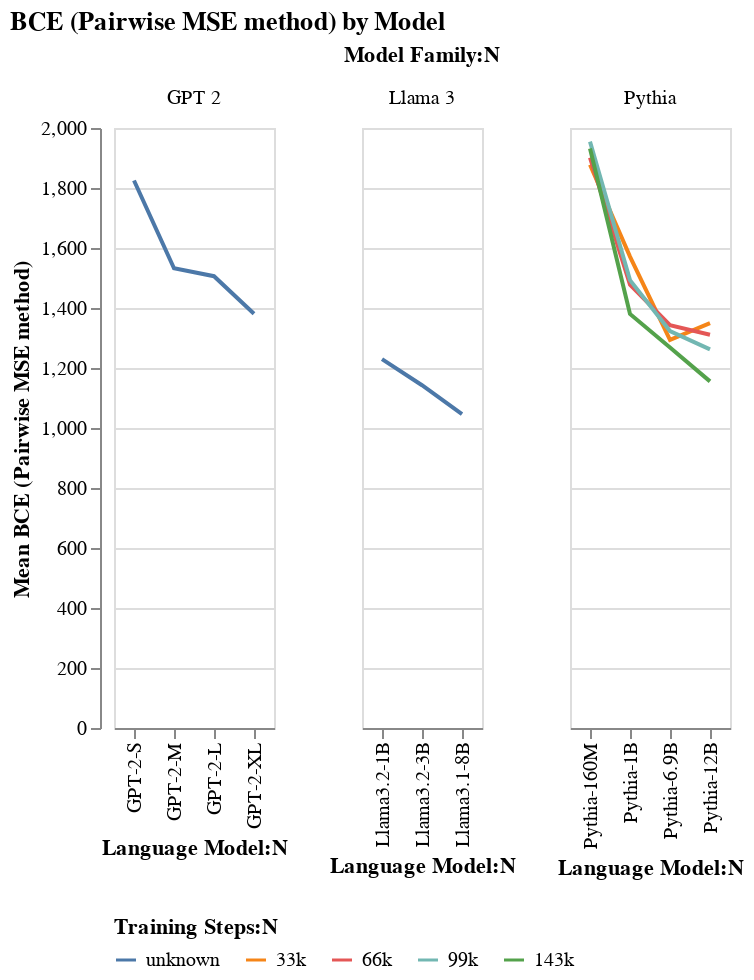

Notebook source saved alongside this figure:
### Markdown cell above
## Define a visualization config and visualize the data

src.visualizer provides a very simple interface for quickly visualizing lots of data by describing which column to map to which plotting element.

### Code cell
config = VisualisationConfig(
    plot_fn=alt.Chart.mark_line,
    fig_title="BCE (Pairwise MSE method) by Model",
    x_category="Language Model:N",
    y_category="mean(BCE (Pairwise MSE)):Q",
    color_category="Training Steps:N",
    facet_category="Model Family:N",
    tooltip_fields=[
        alt.Tooltip("Language Model:N", title="Model"),
        alt.Tooltip("Model Family:N", title="Family"),
        alt.Tooltip("mean(BCE (Pairwise MSE)):Q", title="Mean BCE", format=".3f"),
        alt.Tooltip("median():Q", title="Median", format=".3f"),
        alt.Tooltip("mean():Q", title="Mean", format=".3f"),
        alt.Tooltip("count():Q", title="Count", format="d"),
    ],
    titles={
        "mean(BCE (Pairwise MSE)):Q": "Mean BCE (Pairwise MSE method)",
        "model_name": "Language Model",
    },
    chart_properties={"resolve": {"scale": {"x": "independent", "y": "shared"}}},
    legend_config={"columns": 5, "orient": "bottom"},
)

chart_mse = visualize(bce_mse_analyzer.df, config=config)

chart_mse.show()

### Figure 1 — Vega specification as saved in the notebook (floating-point values rounded to 4 significant figures)
{"$schema": "https://vega.github.io/schema/vega/v5.json", "data": [{"name": "source_0", "values": [{"Language Model": "GPT-2-S", "Training Steps": "unknown", "Model Family": "GPT 2", "mean_BCE (Pairwise MSE)": 1825.0, "__count": 4630}, {"Language Model": "GPT-2-M", "Training Steps": "unknown", "Model Family": "GPT 2", "mean_BCE (Pairwise MSE)": 1532.0, "__count": 4630}, {"Language Model": "GPT-2-L", "Training Steps": "unknown", "Model Family": "GPT 2", "mean_BCE (Pairwise MSE)": 1506.0, "__count": 4630}, {"Language Model": "GPT-2-XL", "Training Steps": "unknown", "Model Family": "GPT 2", "mean_BCE (Pairwise MSE)": 1381.0, "__count": 4630}, {"Language Model": "Llama3.2-1B", "Training Steps": "unknown", "Model Family": "Llama 3", "mean_BCE (Pairwise MSE)": 1230.0, "__count": 4630}, {"Language Model": "Llama3.2-3B", "Training Steps": "unknown", "Model Family": "Llama 3", "mean_BCE (Pairwise MSE)": 1143.0, "__count": 4630}, {"Language Model": "Llama3.1-8B", "Training Steps": "unknown", "Model Family": "Llama 3", "mean_BCE (Pairwise MSE)": 1046.0, "__count": 4630}, {"Language Model": "Pythia-160M", "Training Steps": "33k", "Model Family": "Pythia", "mean_BCE (Pairwise MSE)": 1877.0, "__count": 4630}, {"Language Model": "Pythia-160M", "Training Steps": "66k", "Model Family": "Pythia", "mean_BCE (Pairwise MSE)": 1901.0, "__count": 4630}, {"Language Model": "Pythia-160M", "Training Steps": "99k", "Model Family": "Pythia", "mean_BCE (Pairwise MSE)": 1955.0, "__count": 4630}, {"Language Model": "Pythia-160M", "Training Steps": "143k", "Model Family": "Pythia", "mean_BCE (Pairwise MSE)": 1931.0, "__count": 4630}, {"Language Model": "Pythia-1B", "Training Steps": "33k", "Model Family": "Pythia", "mean_BCE (Pairwise MSE)": 1571.0, "__count": 4630}, {"Language Model": "Pythia-1B", "Training Steps": "66k", "Model Family": "Pythia", "mean_BCE (Pairwise MSE)": 1478.0, "__count": 4630}, {"Language Model": "Pythia-1B", "Training Steps": "99k", "Model Family": "Pythia", "mean_BCE (Pairwise MSE)": 1493.0, "__count": 4630}, {"Language Model": "Pythia-1B", "Training Steps": "143k", "Model Family": "Pythia", "mean_BCE (Pairwise MSE)": 1380.0, "__count": 4630}, {"Language Model": "Pythia-6.9B", "Training Steps": "33k", "Model Family": "Pythia", "mean_BCE (Pairwise MSE)": 1294.0, "__count": 4630}, {"Language Model": "Pythia-6.9B", "Training Steps": "66k", "Model Family": "Pythia", "mean_BCE (Pairwise MSE)": 1343.0, "__count": 4630}, {"Language Model": "Pythia-6.9B", "Training Steps": "99k", "Model Family": "Pythia", "mean_BCE (Pairwise MSE)": 1323.0, "__count": 4630}, {"Language Model": "Pythia-6.9B", "Training Steps": "143k", "Model Family": "Pythia", "mean_BCE (Pairwise MSE)": 1268.0, "__count": 4630}, {"Language Model": "Pythia-12B", "Training Steps": "33k", "Model Family": "Pythia", "mean_BCE (Pairwise MSE)": 1350.0, "__count": 4630}, {"Language Model": "Pythia-12B", "Training Steps": "66k", "Model Family": "Pythia", "mean_BCE (Pairwise MSE)": 1311.0, "__count": 4630}, {"Language Model": "Pythia-12B", "Training Steps": "99k", "Model Family": "Pythia", "mean_BCE (Pairwise MSE)": 1262.0, "__count": 4630}, {"Language Model": "Pythia-12B", "Training Steps": "143k", "Model Family": "Pythia", "mean_BCE (Pairwise MSE)": 1155.0, "__count": 4630}]}, {"name": "facet_domain"}, {"name": "facet_domain_row", "values": [{"data": 0.0}]}, {"name": "source_0_y_domain_mean_BCE (Pairwise MSE)", "values": [{"min": 1046.0, "max": 1955.0}]}, {"name": "source_0_color_domain_Training Steps", "values": [{"Training Steps": "unknown"}, {"Training Steps": "33k"}, {"Training Steps": "66k"}, {"Training Steps": "99k"}, {"Training Steps": "143k"}]}], "signals": [{"name": "child_x_step", "value": 20}, {"name": "child_height", "value": 300}], "marks": [{"type": "group", "name": "facet-title", "title": {"text": "Model Family:N", "style": "guide-title", "offset": 10}, "role": "column-title"}, {"type": "group", "name": "row_header", "from": {"data": "facet_domain_row"}, "encode": {"update": {"height": {"signal": "child_height"}}}, "axes": [{"scale": "y", "zindex": 0, "labelOverlap": true, "orient": "left", "grid": false, "title": "Mean BCE (Pairwise MSE method)", "tickCount": {"signal": "ceil(child_height/40)"}}], "role": "row-header"}, {"type": "group", "name": "cell", "from": {"facet": {"data": "source_0", "name": "facet", "groupby": ["Model Family"], "aggregate": {"fields": ["Language Model"], "ops": ["distinct"], "as": ["distinct_Language Model"]}}}, "sort": {"field": ["datum[\"Model Family\"]"], "order": ["ascending"]}, "encode": {"update": {"height": {"signal": "child_height"}, "width": {"signal": "bandspace(datum[\"distinct_Language Model\"], 1, 0.5) * child_x_step"}}}, "data": [{"name": "facet_child_x_domain_Language Model_2", "source": "facet", "transform": [{"type": "aggregate", "groupby": ["Language Model"], "fields": [], "ops": [], "as": []}, {"type": "formula", "expr": "datum['Language Model']", "as": "sort_field"}, {"type": "project", "fields": ["Language Model"]}]}], "marks": [{"type": "group", "name": "child_pathgroup", "from": {"facet": {"data": "facet", "name": "faceted_path_child_main", "groupby": ["Training Steps"]}}, "encode": {"update": {"width": {"field": {"signal": null, "datum": null, "group": "width", "parent": null}}, "height": {"field": {"signal": null, "datum": null, "group": "height", "parent": null}}}}, "marks": [{"type": "line", "name": "child_marks", "from": {"data": "faceted_path_child_main"}, "sort": {"field": "x"}, "encode": {"update": {"stroke": {"field": "Training Steps", "scale": "color"}, "tooltip": {"signal": "{\"Model\": isValid(datum[\"Language Model\"]) ? datum[\"Language Model\"] : \"\"+datum[\"Language Model\"], \"Family\": isValid(datum[\"Model Family\"]) ? datum[\"Model Family\"] : \"\"+datum[\"Model Family\"], \"Mean BCE\": format(datum[\"mean_BCE (Pairwise MSE)\"], \".3f\"), \"Count\": format(datum[\"__count\"], \"d\")}"}, "x": {"field": "Language Model", "scale": "child_x"}, "y": {"field": "mean_BCE (Pairwise MSE)", "scale": "y"}, "defined": {"signal": "isValid(datum[\"mean_BCE (Pairwise MSE)\"]) && isFinite(+datum[\"mean_BCE (Pairwise MSE)\"])"}}}, "style": ["line"]}]}], "scales": [{"name": "child_x", "type": "point", "domain": {"data": "facet_child_x_domain_Language Model_2", "field": "Language Model"}, "range": {"step": {"signal": "child_x_step"}}, "padding": 0.5}], "axes": [{"scale": "y", "zindex": 0, "gridScale": "child_x", "tickCount": {"signal": "ceil(child_height/40)"}, "grid": true, "minExtent": 0, "orient": "left", "labels": false, "domain": false, "aria": false, "maxExtent": 0, "ticks": false}, {"scale": "child_x", "labelBaseline": "middle", "zindex": 0, "orient": "bottom", "labelAngle": 270, "labelAlign": "right", "title": "Language Model:N", "grid": false}], "title": {"text": {"signal": "isValid(parent[\"Model Family\"]) ? parent[\"Model Family\"] : \"\"+parent[\"Model Family\"]"}, "frame": "group", "offset": 10, "style": "guide-label"}, "style": "cell"}], "scales": [{"name": "y", "type": "linear", "domain": [{"signal": "(data(\"source_0_y_domain_mean_BCE (Pairwise MSE)\")[0] || {}).min"}, {"signal": "(data(\"source_0_y_domain_mean_BCE (Pairwise MSE)\")[0] || {}).max"}], "range": [{"signal": "child_height"}, 0], "zero": true, "nice": true}, {"name": "color", "type": "ordinal", "domain": {"data": "source_0_color_domain_Training Steps", "field": "Training Steps"}, "range": "category"}], "title": {"text": "BCE (Pairwise MSE method) by Model", "anchor": "start"}, "legends": [{"columns": 5, "orient": "bottom", "title": "Training Steps:N", "stroke": "color", "direction": "horizontal", "symbolType": "stroke"}], "padding": 5, "background": "white", "layout": {"padding": 20, "bounds": "full", "align": "none", "columns": 3}}
